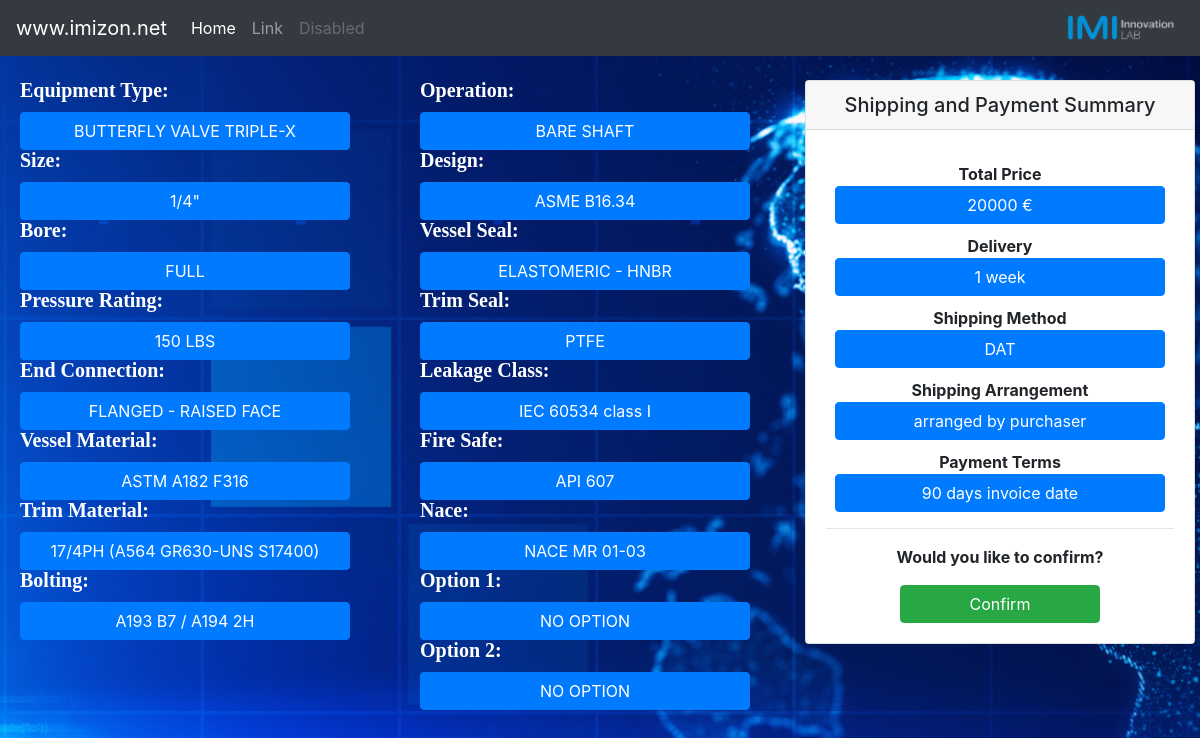
Page /summary on the committed database.
### pages/models.py (models this page shows, shortened)
class Post(models.Model):
    m_equipment_type = models.CharField(max_length=100, default='empty')
    m_size = models.CharField(max_length=100, default='empty')
    m_bore = models.CharField(max_length=100, default='empty')
    m_pressure_rating = models.CharField(max_length=100, default='empty')
    m_end_connection = models.CharField(max_length=100, default='empty')
    m_vessel_material = models.CharField(max_length=100, default='empty')
    m_trim_material = models.CharField(max_length=100, default='empty')
    m_bolting = models.CharField(max_length=100, default='empty')
    m_operation = models.CharField(max_length=100, default='empty')
    m_design = models.CharField(max_length=100, default='empty')
    m_vessel_seal = models.CharField(max_length=100, default='empty')
    m_trim_seal = models.CharField(max_length=100, default='empty')
    m_leakage_class = models.CharField(max_length=100, default='empty')
    m_fire_safe = models.CharField(max_length=100, default='empty')
    m_nace_requirement = models.CharField(max_length=100, default='empty')
    m_option_one = models.CharField(max_length=100, default='empty')
    m_option_two = models.CharField(max_length=100, default='empty')
    shipping = models.CharField(max_length=100, default='empty')
    shipping_arr = models.CharField(max_length=100, default='empty')
    deliver = models.CharField(max_length=100, default='empty')

### pages/views.py (the view)
# urls.py: path('summary', views.summary, name='summary'),
def summary(request):
    results = []
    paramz = []
    my_form = TestForm()
    for ob in my_form:
        paramz.append(ob.label)
    posts = Post.objects.all()
    post = posts[0]
    for attr, value in post.__dict__.items():
        results.append(value)
    del results[0]
    del results[0]
    zipped = list(zip(paramz, results))
    shippings = results[17:]
    ship_zip = zip(shippings_labels, shippings)
    context = {
        'zipped': zipped,
        'ship_zip': ship_zip,
    }
    return render(request, 'summary.html', context)

### pages/templates/summary.html (shortened to what this page needs)
{% extends 'base.html' %}
{% block content %}
<br/>
<form method="POST"> {% csrf_token %}
  <div class="form-row" style="margin: 0px;">
    <div class="form-group col-xl-4" style="padding-left: 20px; padding-right: 20px;">
      {% for field in zipped %}
        {% if forloop.counter0 <= 7 %}
          <div class="animated fadeInUp paramz" style="height: 32px;">{{field.0}} </div>
            <button type="button" class="btn btn-primary dropdown-toggle" data-toggle="dropdown"
              aria-haspopup="true" aria-expanded="false" style="width: 330px;">{{field.1}}</button>
        {% endif %}
      {% endfor %}
    </div>
    <div class="form-group col-xl-4" style="padding-left: 20px; padding-right: 20px;">
      {% for field in zipped %}
        {% if forloop.counter0 >= 8 %}
          <div class="animated fadeInUp paramz" style="height: 32px;">{{field.0}} </div>
            <button type="button" class="btn btn-primary dropdown-toggle" data-toggle="dropdown"
              aria-haspopup="true" aria-expanded="false" style="width: 330px;">{{field.1}}</button>
        {% endif %}
      {% endfor %}
    </div>
    <div class="form-group col-xl-4" style="max-width: 400px; text-align: center;">
      <div class="card">
        <h5 class="card-header">Shipping and Payment Summary</h5>
        <div class="card-body">
        <p class="card-text" style="font-weight: bold; margin-bottom: 0px;">Total Price</p>
        <button type="button" class="btn btn-primary dropdown-toggle" data-toggle="dropdown"
          aria-haspopup="true" aria-expanded="false" style="width: 330px;">20000 €</button>
        <p class="card-text" style="font-weight: bold; margin-bottom: 0px; margin-top: 10px;">Delivery</p>
        <button type="button" class="btn btn-primary dropdown-toggle" data-toggle="dropdown"
          aria-haspopup="true" aria-expanded="false" style="width: 330px;">1 week</button>
        {% for ob in ship_zip  %}
          <p  class="card-text" style="font-weight: bold; margin-bottom: 0px; margin-top: 10px;">{{ob.0}}</p>
          <button type="button" class="btn btn-primary dropdown-toggle" data-toggle="dropdown"
            aria-haspopup="true" aria-expanded="false" style="width: 330px;">{{ob.1}}</button>
          <br/>
        {% endfor %}
        <hr/>
        <p class="card-text" style="font-weight: bold;">Would you like to confirm?</p>
        <a class="btn btn-success" href="/terms" role="button" style="width: 200px;">Confirm</a>
      </div>
    </div>
</form>
{% endblock %}

### pages/templates/base.html (shortened to what this page needs)
{% load static %}
<!doctype html>
<html lang="en">
  <head>
    <link rel="stylesheet" href="https://stackpath.bootstrapcdn.com/bootstrap/4.1.3/css/bootstrap.min.css">
    <link rel="stylesheet" href="{% static 'styles.css' %}">
    <link rel="stylesheet" href="{% static 'base.css' %}">
  </head>
  <body {% block feedback %}{% endblock %}>
    <nav class="navbar navbar-expand-lg navbar-dark  bg-dark ">
  <a class="navbar-brand" href="/">www.imizon.net</a>
  <div class="collapse navbar-collapse" id="navbarSupportedContent">
    <ul class="navbar-nav mr-auto">
      <li class="nav-item active">
        <a class="nav-link" href="/">Home <span class="sr-only">(current)</span></a>
      </li>
      <li class="nav-item">
        <a class="nav-link" href="/">Link</a>
      </li>
      <li class="nav-item">
        <a class="nav-link disabled" href="#">Disabled</a>
      </li>
    </ul>
    <img src="{% static 'logoLab.png' %}" style="width: 120px;"/>
  </div>
</nav>
{% block content %}
{% endblock %}
  </body>
</html>

### static/styles.css (style rules this page uses)
body { background-image: url("/static/blue_background.jpg"); background-size: 230vh; background-position: right; background-position: top; }
button { cursor: pointer; }
.paramz { color: #fff; font-style: 10; font-size: 115%; font: bold 20px/20px Ubuntu, serif; }
.dropdown-toggle::after { display: none; }

### static/base.css (style rules this page uses)
.animated { animation-duration: 1s; animation-fill-mode: both; }
.fadeInUp { animation-name: fadeInUp; }

### rows in the picture
Post: field "Equipment Type:", m_equipment_type "BUTTERFLY VALVE TRIPLE-X", field "Bore:", m_bore "FULL", field "Pressure Rating:", m_pressure_rating "150 LBS", field "End Connection:", m_end_connection "FLANGED - RAISED FACE", field "Vessel Material:", m_vessel_material "ASTM A182 F316", field "Trim Material:", m_trim_material "17/4PH (A564 GR630-UNS S17400)", field "Operation:", m_operation "BARE SHAFT", field "Design:", m_design "ASME B16.34", field "Vessel Seal:", m_vessel_seal "ELASTOMERIC - HNBR", field "Trim Seal:", m_trim_seal "PTFE", field "Leakage Class:", m_leakage_class "IEC 60534 class I", field "Fire Safe:", m_fire_safe "API 607", field "Nace:", m_nace_requirement "NACE MR 01-03", field "Option 1:", field "NO OPTION", field "Option 2:", ob "Shipping Method", shipping "DAT", ob "Shipping Arrangement", shipping_arr "arranged by purchaser", ob "Payment Terms", deliver "90 days invoice date"

### other values in the picture
{{ field.0 }} "Size:" "Bolting:"
{{ field.1 }} "1/4\"" "A193 B7 / A194 2H"
